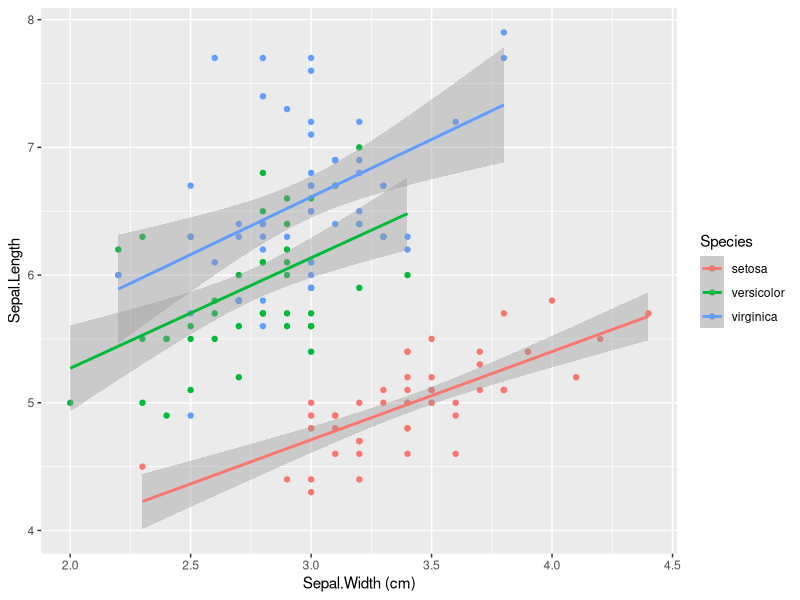
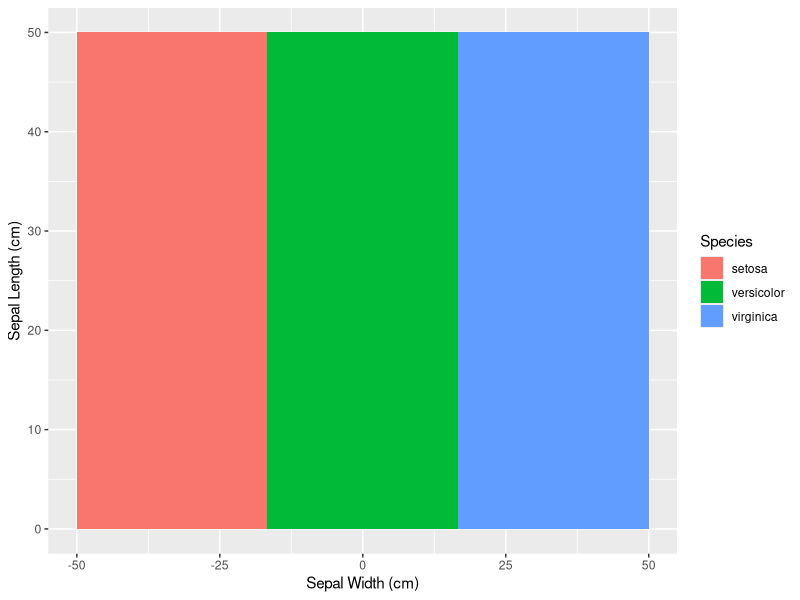

The R script that drew these images, in order: (Note: this script raises an error after producing the figures.)
# Day 2 R_workshop Exercise 1
# Author: Nicole Okkers
# Date: 30 January 2019

# Excerise 1 
# Load Libaries
# Caclulating the Mean of 1 collumn in the dataset
library(tidyverse) # Download tidyverse libray
# Dataset 1 : 
datasets::iris # Download dataset 'Iris"
Iris <- datasets::iris # Adding the data set to the environment pain by assiging it a name
Iris %>%  # Choosing the dataframe
  summarise(avg_sepal_length = mean(Sepal.Length)) # Command to calculate the mean of the Seapl Length collumn

??iris # Help function to find out more about the data

# Create two Graphs for the Iris Data Set
# Graph 1 
# Hypothesis for Graph 1: Do the three different spec
plot_1 <- ggplot(Iris, aes(x = Sepal.Width, y = Sepal.Length, colour = Species)) + 
  geom_point() +
  geom_smooth(method = "lm") + # Adding the line of best fit
  labs(x = "Sepal.Width (cm)")
  ggtitle("Sepal.Length Versus Sepal.Width accross three different species")
plot_1

# Graph 2
# Hgypothesis for Graph 2 : Flowers with greater sepal widths will have shorter sepal lengths. Sepal width is inversely proportional to sepal length
plot_2 <- ggplot(Iris, aes(x = Sepal.Width)) + 
  geom_histogram(aes(fill = Species), position = "dodge", binwidth = 100) + # "position" makes sure that the bars are next(alongside eachother) to eachother and not on top or behind eachother
  labs(x = "Sepal Width (cm)", y ="Sepal Length (cm)") # instruction to make histogram type graph
plot_2 # This graph had some errors and didnt produce a correct Histogram 

Plot_3 <- ggplot(data = Iris, aes(x = Sepal.Width , y = Sepal.Length)) +
  geom_boxplot(aes(group = Species)(fill = Sepal.Width)) + # this is the command to produce a boxplot
  labs(x = "Sepal Width (cm)", y = "Sepal Lenght (cm)") +
  ggtitle("Box Plot to show relationship between Sepal width and sepal length of Iris Flowers")
Plot_3 # This graph is wrong, not too sure how to fix, come back to it

Plot_4 <- ggplot(data = Iris, aes( x = Sepal.Width, y = Sepal.Length))+
  geom_point() +
  geom_line(aes(group = Species)) +
  labs("Sepal Width (cm)", y = "Sepal Lenght (cm)") +
  ggtitle("Line graph showing Sepal Width and Sepal Length in centimeters")
Plot_4 # This is also not the greatest graph to use to represent this data

# For the second graph, I produced four graphs for practice and not all of the graphs 'worked'

# Dataset 2 :
# Calculate the mean of 1 collumn
datasets::rock # Download dataset 'rock"
??rock # Help function to understand data

Rock <- datasets::rock # Adding the data set to the environment pain by assiging it a name
Rock %>%  # Choosing the dataframe
  summarise(avg_area = mean(area)) # Command to calculate the mean of the area collumn

# Create two Graphs for the Rock Data Set
# Graph 1 
# Hypothesis for Graph 1: The permeability of each core sample will increase as the total perimeter of pores for each core sample increase (Directly proportional)
Plot_R1 <- ggplot(data = Rock, aes( x = peri, y = perm))+ # addin the data set to the environment
  geom_point() + # attempting to create a basic figure
  geom_line(aes(group = perm)) +
  labs("Sepal Width (cm)", y = "Sepal Lenght (cm)") +
  ggtitle("Line graph showing the perimeter to permeability ratio")
Plot_R1 # Rework this graph, it doesnt work for this data set

Plot_R2 <- ggplot(Rock , aes( x = peri , y = perm , colour = area)) + # Adding the data set to the environment pain
  geom_point(colour = 'blue' ) + # Changed the points to blue
  geom_smooth(method = "lm") + # Linear Model
  labs(x = "perimeter", y ="permeability") + # Changing Lables
  ggtitle( "Graph showinge the permeability to perimeter ratio") # Adding a title to the graph
Plot_R2  # This Graph shows that as the perimeter increases, the permeability also increases
# For graph 1, I produced 2 graphs because the firat graph gave me an error. 

# Graph 2 : Rock dataset
# Hypothesis for graph 2 : 



